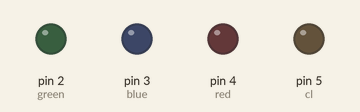
This sketch was run on a simulated Arduino Uno, built with avr-gcc and run on an emulated ATmega328P. Parts: output pins drawn as LEDs (lit = HIGH).

Above: at 0.2 s.
At 1.7 s:
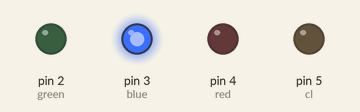
At 3.7 s:
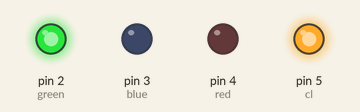
At 7.2 s:
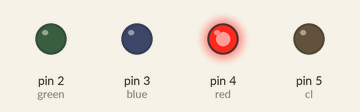
At 14.2 s:
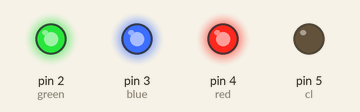
At 19.2 s:
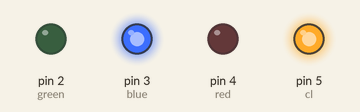
Timing chart, 0 to 19.6 s (numbered marks = the images above):
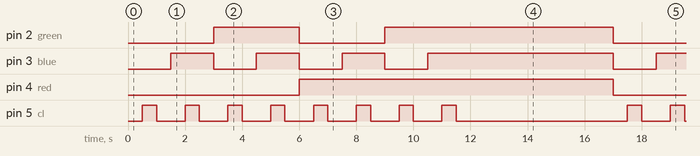

The sketch:

Sy_sender.ino
```cpp
#define green 2
#define blue 3
#define red 4
#define cl 5
#define dy 500
#define dy1 500

void setup() {
  Serial.begin(2000000);
  pinMode(green, OUTPUT);
  pinMode(red, OUTPUT);
  pinMode(blue, OUTPUT);
  pinMode(cl, OUTPUT);

}

void loop() {
  for (int i=0; i<8; i++){
    switch (i){
      case 0:
        digitalWrite(red, LOW);
        digitalWrite(green, LOW);
        digitalWrite(blue, LOW);
        delay (dy1);
        digitalWrite(cl, HIGH);
        delay (dy);
        digitalWrite(cl, LOW);
        break;

      case 1:
        digitalWrite(red, LOW);
        digitalWrite(green, LOW);
        digitalWrite(blue, HIGH);
        delay (dy1);
        digitalWrite(cl, HIGH);
        delay (dy);
        digitalWrite(cl, LOW);
        break;

      case 2:
        digitalWrite(red, LOW);
        digitalWrite(green, HIGH);
        digitalWrite(blue, LOW);
        delay (dy1);
        digitalWrite(cl, HIGH);
        delay (dy);
        digitalWrite(cl, LOW);
        break;

      case 3:
        digitalWrite(red, LOW);
        digitalWrite(green, HIGH);
        digitalWrite(blue, HIGH);
        delay (dy1);
        digitalWrite(cl, HIGH);
        delay (dy);
        digitalWrite(cl, LOW);
        break;

      case 4:
        digitalWrite(red, HIGH);
        digitalWrite(green, LOW);
        digitalWrite(blue, LOW);
        delay (dy1);
        digitalWrite(cl, HIGH);
        delay (dy);
        digitalWrite(cl, LOW);
        break;

      case 5:
        digitalWrite(red, HIGH);
        digitalWrite(green, LOW);
        digitalWrite(blue, HIGH);
        delay (dy1);
        digitalWrite(cl, HIGH);
        delay (dy);
        digitalWrite(cl, LOW);
        break;

      case 6:
        digitalWrite(red, HIGH);
        digitalWrite(green, HIGH);
        digitalWrite(blue, LOW);
        delay (dy1);
        digitalWrite(cl, HIGH);
        delay (dy);
        digitalWrite(cl, LOW);
        break;

      case 7:
        digitalWrite(red, HIGH);
        digitalWrite(green, HIGH);
        digitalWrite(blue, HIGH);
        delay (dy1);
        digitalWrite(cl, HIGH);
        delay (dy);
        digitalWrite(cl, LOW);
        break;
    }
    delay(dy1);
  }
  delay(5000);
}
```

Measured:
- by itself, pin 2 (green): LOW → HIGH at 3.0 s, → LOW 3.0 s later, → HIGH 3.0 s later, → LOW 8.0 s later, … (9 changes in this stretch)
- by itself, pin 3 (blue): repeats every 17.0 s: 2 × (LOW 1.5 s, HIGH 1.5 s), LOW 1.5 s, HIGH 6.5 s, LOW 1.5 s, HIGH 1.5 s
- by itself, pin 4 (red): alternates HIGH for 11.0 s and LOW for 6.0 s
- by itself, pin 5 (cl): repeats every 17.0 s: 7 × (LOW 1.0 s, HIGH 0.50 s), LOW 6.0 s, HIGH 0.50 s
